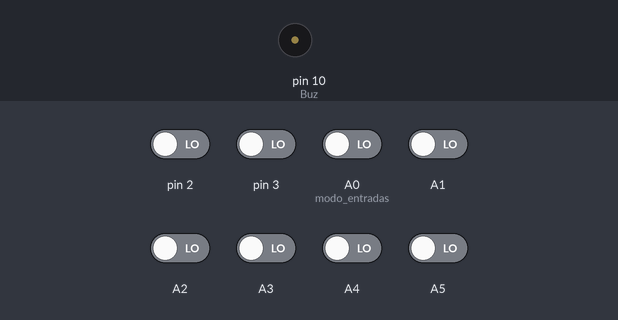
This sketch was run on a simulated Arduino Uno, built with avr-gcc and run on an emulated ATmega328P. On the bench: buzzer (waves = sounding). The test bench sets the inputs (shaded band); at power-on: A0 (modo_entradas), A1–5, pin 2, pin 3 LOW.

Above: at 1.2 s.
1.3 s: pin 2 driven HIGH
At 4.2 s:
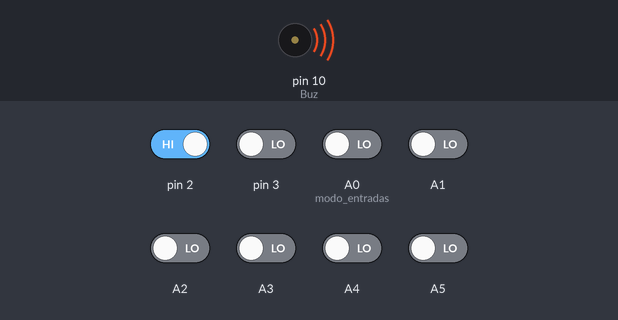
4.3 s: pin 3 driven HIGH
At 5.5 s:
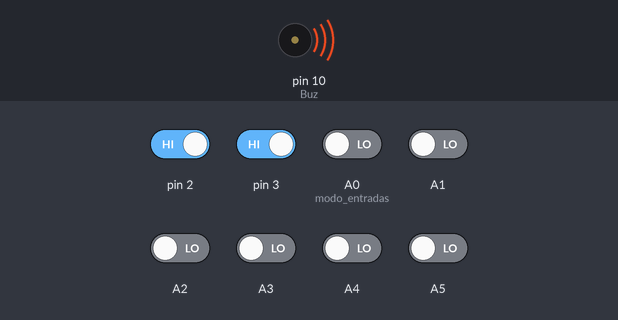
Timing chart, 0 to 13.3 s (numbered marks = the images above; inputs shaded):
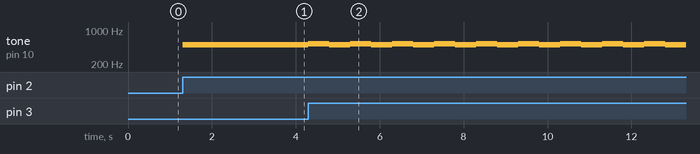

Measured:
- after the input at 1.3 s, tone on pin 10 (Buz): silent → 494 Hz at once
- after the input at 4.3 s, tone on pin 10 (Buz): alternates 523 Hz for 0.50 s and 494 Hz for 0.50 s, starting at once

The sketch:

Piano.ino
```cpp
/* Piano
 * Seleccionar o modo MkMk
 * Úsanse as entradas A0..A5, D2 e D3 como entradas
 * D1 será a saída de son
 * Sempre que pechemos o circuíto entre o común e a tecla conectada a entrada
 * Emítese un ton con un tempo establecido
 */
 #define Tempo 500 //duración do ton en milisegundos
 #define Buz 10 //Zoador, saída son

void setup() {
 pinMode(A0,INPUT); //modo entradas
 pinMode(A1,INPUT);
 pinMode(A2,INPUT);
 pinMode(A3,INPUT);
 pinMode(A4,INPUT);
 pinMode(A5,INPUT);
 pinMode(2,INPUT);
 pinMode(3,INPUT);
 pinMode(10,OUTPUT); //modo saída
}

void loop() {
 if (digitalRead (A0)==1){   //leemos a entrada A0
  tone(10,262,Tempo);   //se é = 1 emite un ton
  delay(Tempo);       //pausa
  }
 if (digitalRead (A1)==1){  // “ A1
  tone(Buz,294,Tempo);
  delay(Tempo);
 }
 if (digitalRead(A2)==1){
  tone(Buz,330,Tempo);
  delay(Tempo);
 }
  if (digitalRead (A3)==1){
  tone(Buz,349,Tempo);
  delay(Tempo);
  }
  if (digitalRead (A4)==1){
  tone(Buz,392,Tempo);
  delay(Tempo);
  }
 if (digitalRead(A5)==1){
  tone(Buz,440,Tempo);
  delay(Tempo);
  }
  if (digitalRead (2)==1){
  tone(Buz,494,Tempo);
  delay(Tempo);
 }
  if (digitalRead (3)==1){
  tone(Buz,523,Tempo);
  delay(Tempo);
 }
}
```
